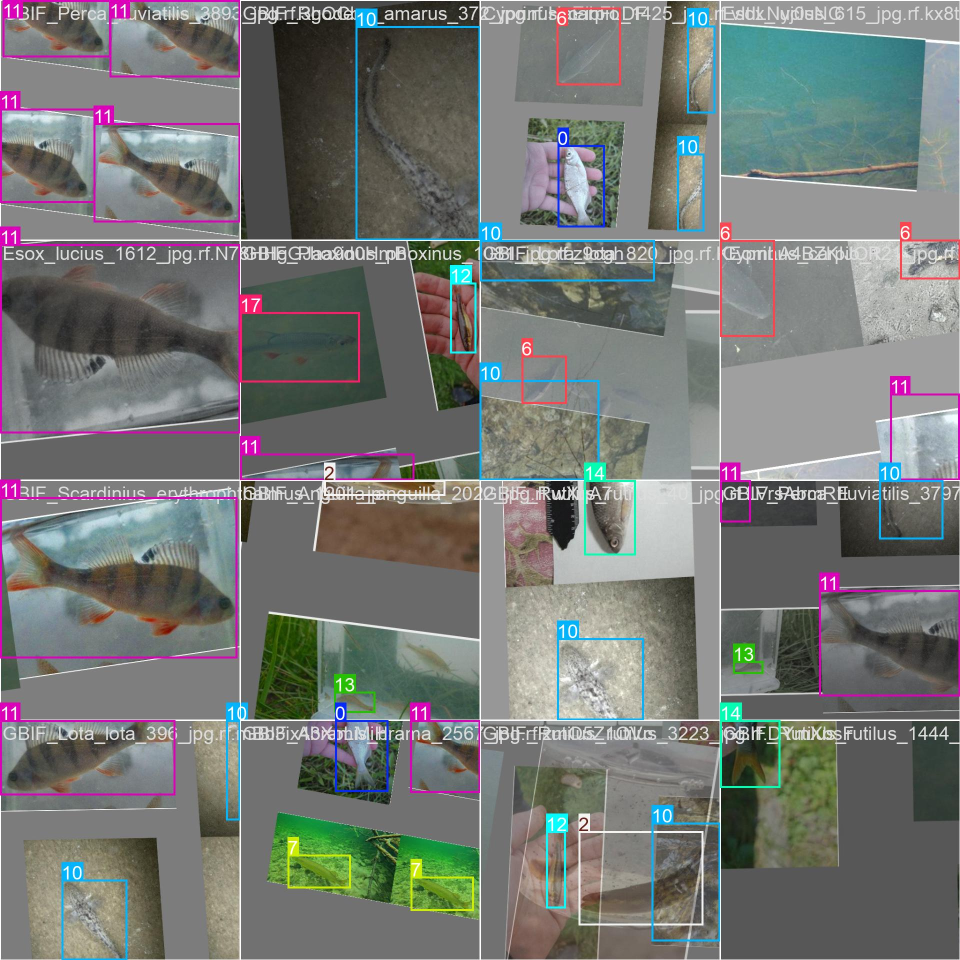
#> input picture 2 - Training/Trained Models/Large/train_batch0.jpg, 1920 x 1920 px (shown at 1/2 size)
$ python resize_512.py '../../Trained Models/Large' out
#> lines starting #> are read from the running program, lines starting #| are printed output that depends on the picture
"""
Resizes images to 512x512 while maintaining their original aspect ratio.
Images are fitted inside a 512x512 bounding box, and the remaining space
is filled with padding (letterbox method).

Recursively scans subdirectories and mirrors the original folder structure
in the target output directory.

Usage:
    pip install pillow
    python resize_512.py /path/to/input /path/to/output

Note: You can change PAD_COLOR to any RGB color you prefer.
      If you need a transparent background (PNG), set PAD_COLOR to (0, 0, 0, 0)
      and change the image mode to "RGBA".
"""

import sys
from pathlib import Path
from PIL import Image

TARGET_SIZE = 512
PAD_COLOR = (114, 114, 114)  # Default padding color (RGB)
VALID_EXT = {".jpg", ".jpeg", ".png", ".bmp", ".webp", ".tiff"}


def resize_with_padding(img: Image.Image, size: int, pad_color) -> Image.Image:
    img = img.convert("RGB")
    w, h = img.size
    scale = size / max(w, h)
    new_w, new_h = round(w * scale), round(h * scale)
    resized = img.resize((new_w, new_h), Image.LANCZOS)

    canvas = Image.new("RGB", (size, size), pad_color)
    offset = ((size - new_w) // 2, (size - new_h) // 2)
    canvas.paste(resized, offset)
    return canvas


def main():
    if len(sys.argv) != 3:
        print("Usage: python resize_512.py <input_folder> <output_folder>")
        sys.exit(1)

    src_dir = Path(sys.argv[1])
    dst_dir = Path(sys.argv[2])
    dst_dir.mkdir(parents=True, exist_ok=True)

    # Search for all supported image files recursively
    files = [f for f in src_dir.rglob("*") if f.suffix.lower() in VALID_EXT]
    print(f"Found {len(files)} images (including subdirectories).")

    for i, f in enumerate(files, 1):
        try:
            # Preserve folder structure relative to the source directory
            rel_path = f.relative_to(src_dir)
            out_path = dst_dir / rel_path
            out_path.parent.mkdir(parents=True, exist_ok=True)

            with Image.open(f) as img:
#> img is the input picture: PIL image 1920x1920 RGB; mean R, G, B 117.1, 120.2, 117.4
                out = resize_with_padding(img, TARGET_SIZE, PAD_COLOR)
#> in resize_with_padding, `resized = img.resize((new_w, new_h), Image.LANCZOS)`:
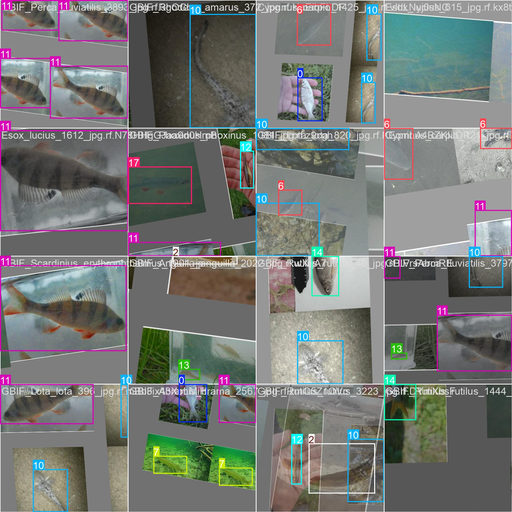
#> resized: PIL image 512x512 RGB; mean R, G, B 117.1, 120.1, 117.3
#> in resize_with_padding, `canvas = Image.new("RGB", (size, size), pad_color)`: canvas: PIL image 512x512 RGB; every value is 114
                out.save(out_path)
        except Exception as e:
            print(f"ERROR ({f}): {e}")

        if i % 50 == 0 or i == len(files):
            print(f"Progress: {i}/{len(files)} completed")
#> pass 2 of the loop in main, `for i, f in enumerate(files, 1):`:
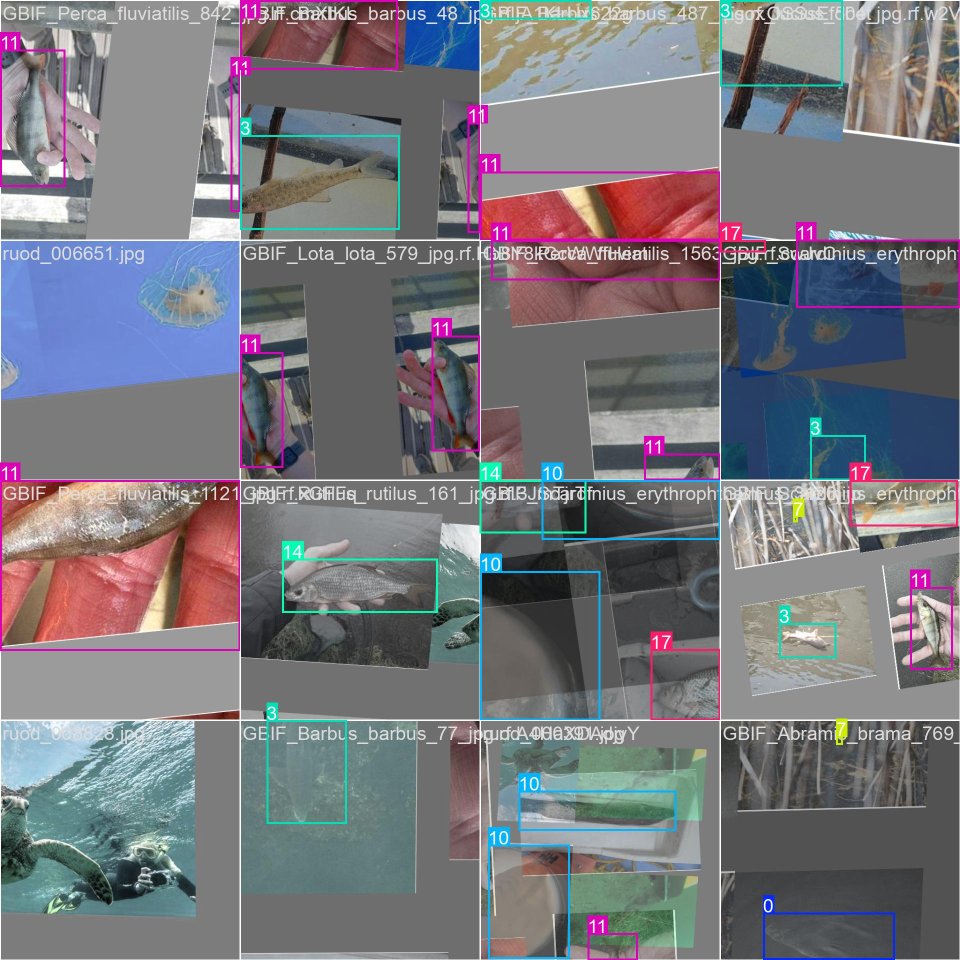
#> input picture 2 - Training/Trained Models/Large/train_batch1.jpg, 1920 x 1920 px (shown at 1/2 size)
#> in main, img is the input picture: PIL image 1920x1920 RGB; mean R, G, B 118.8, 118.5, 124.6
#> in resize_with_padding (call 2), `resized = img.resize((new_w, new_h), Image.LANCZOS)`:
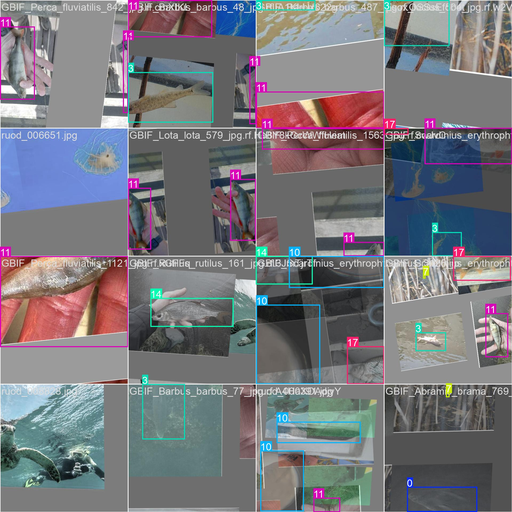
#> resized: PIL image 512x512 RGB; mean R, G, B 118.7, 118.4, 124.5

    print("Processing complete.")


if __name__ == "__main__":
    main()
